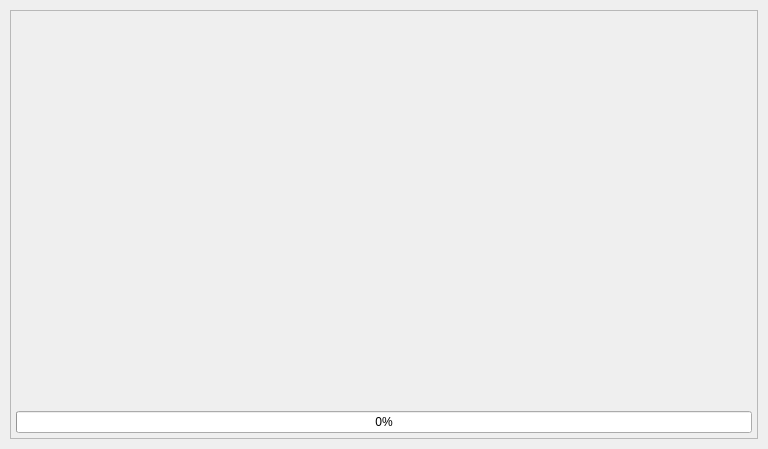
<?xml version="1.0" encoding="UTF-8"?>
<ui version="4.0">
 <class>SplashScreen</class>
 <widget class="QWidget" name="SplashScreen">
  <property name="geometry">
   <rect>
    <x>0</x>
    <y>0</y>
    <width>768</width>
    <height>449</height>
   </rect>
  </property>
  <layout class="QVBoxLayout" name="verticalLayout">
   <property name="spacing">
    <number>0</number>
   </property>
   <property name="leftMargin">
    <number>10</number>
   </property>
   <property name="topMargin">
    <number>10</number>
   </property>
   <property name="rightMargin">
    <number>10</number>
   </property>
   <property name="bottomMargin">
    <number>10</number>
   </property>
   <item>
    <widget class="QFrame" name="fr_main">
     <property name="styleSheet">
      <string notr="true"/>
     </property>
     <property name="frameShape">
      <enum>QFrame::StyledPanel</enum>
     </property>
     <property name="frameShadow">
      <enum>QFrame::Raised</enum>
     </property>
     <layout class="QVBoxLayout" name="vlay_fr_main">
      <property name="spacing">
       <number>0</number>
      </property>
      <property name="leftMargin">
       <number>5</number>
      </property>
      <property name="topMargin">
       <number>0</number>
      </property>
      <property name="rightMargin">
       <number>5</number>
      </property>
      <property name="bottomMargin">
       <number>5</number>
      </property>
      <item>
       <spacer name="verticalSpacer">
        <property name="orientation">
         <enum>Qt::Vertical</enum>
        </property>
        <property name="sizeHint" stdset="0">
         <size>
          <width>20</width>
          <height>40</height>
         </size>
        </property>
       </spacer>
      </item>
      <item>
       <layout class="QGridLayout" name="gridLayout">
        <property name="spacing">
         <number>10</number>
        </property>
        <item row="1" column="1">
         <widget class="QLabel" name="lb_description"/>
        </item>
        <item row="0" column="1">
         <widget class="QLabel" name="lb_titre"/>
        </item>
        <item row="0" column="0" rowspan="2">
         <widget class="QLabel" name="lb_ico"/>
        </item>
       </layout>
      </item>
      <item>
       <spacer name="verticalSpacer_2">
        <property name="orientation">
         <enum>Qt::Vertical</enum>
        </property>
        <property name="sizeHint" stdset="0">
         <size>
          <width>20</width>
          <height>40</height>
         </size>
        </property>
       </spacer>
      </item>
      <item>
       <widget class="QLabel" name="lb_chargement">
        <property name="alignment">
         <set>Qt::AlignLeading|Qt::AlignLeft|Qt::AlignVCenter</set>
        </property>
       </widget>
      </item>
      <item>
       <widget class="QProgressBar" name="pg_chargement">
        <property name="value">
         <number>0</number>
        </property>
       </widget>
      </item>
     </layout>
    </widget>
   </item>
  </layout>
 </widget>
 <resources/>
 <connections/>
</ui>
